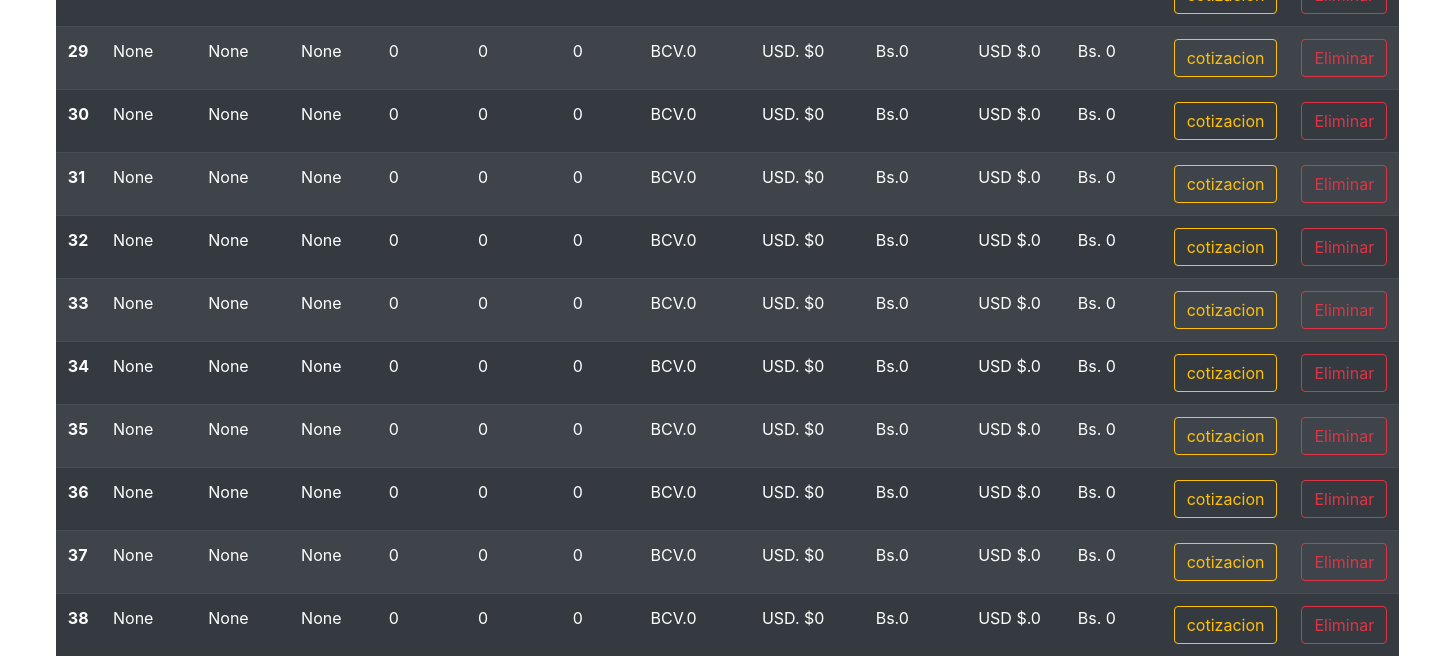
Page /listado (lower part) on the earlier database version.
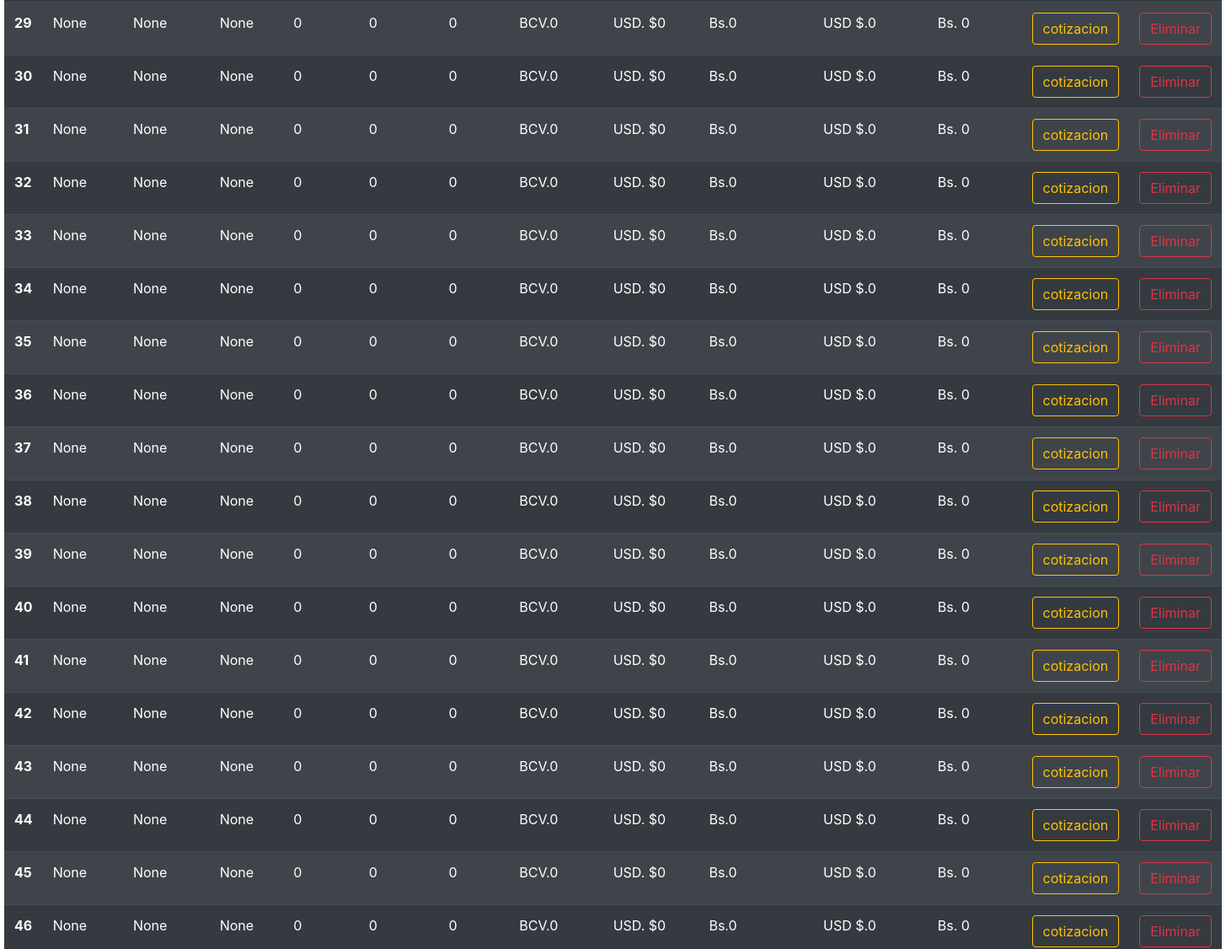
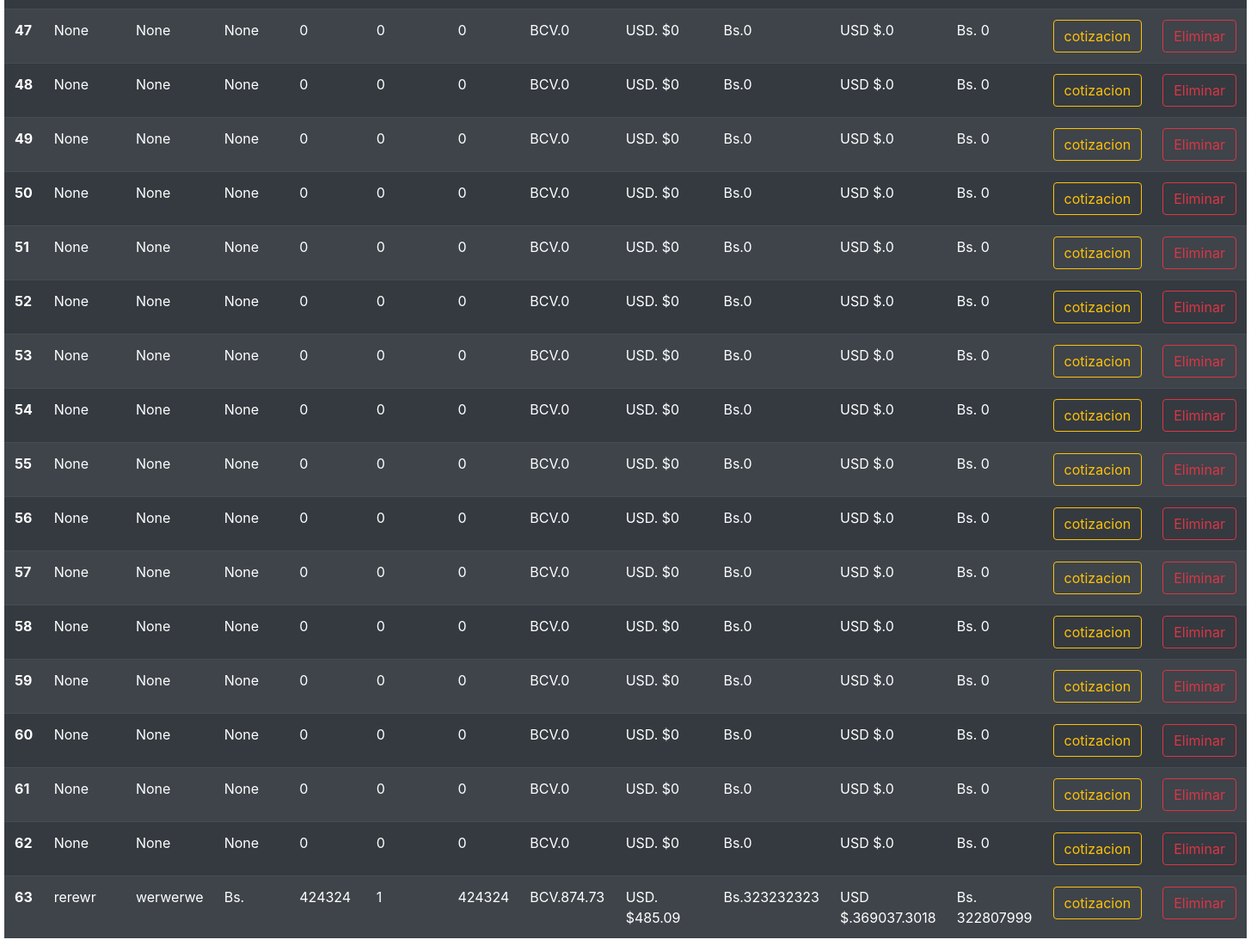
Same page on the later database version (2 pictures, top to bottom).
### tables this page shows
CREATE TABLE "productos" (
	"id"	INTEGER,
	"nombre"	TEXT,
	"marca"	TEXT,
	"moneda"	TEXT,
	"precio"	NUMERIC,
	"cantidad"	INTEGER,
	"precioporunidad"	NUMERIC,
	"tasapago"	NUMERIC,
	"precioD"	NUMERIC,
	"precio_venta"	NUMERIC,
	"ganancia_estimadaD"	NUMERIC,
	"ganancia_estimadaBs"	NUMERIC,
	PRIMARY KEY("id" AUTOINCREMENT)
);

### conect.py (the view)
@app.route('/listado')
def listado():
    conn = sqlite3.connect(DB_PATH)
    conn.row_factory = sqlite3.Row
    cursor = conn.cursor()
    cursor = conn.execute('SELECT * FROM productos')
    productos = cursor.fetchall()
    conn.close()
    return render_template('listado.html', productos=productos)

### templates/listado.html (shortened to what this page needs)
<!DOCTYPE html>
<html lang="en">
<head>
    <title>Document</title><head>
    <link rel="stylesheet" href="https://cdn.jsdelivr.net/npm/bootstrap@4.4.1/dist/css/bootstrap.min.css">
    <link rel="stylesheet" href="{{ url_for('static', filename='css/style.css') }}">
</head>
<body>
    <div>
  <table class="table table-striped table-dark"  style="width: 75%; margin-left: auto; margin-right: auto;" >
    <tbody>
      {% for producto in productos %}
      <tr>
        <th>{{ producto.id }}</th>
        <td>{{ producto.nombre }}</td>
        <td>{{ producto.marca }}</td>
        <td>{{ producto.moneda }}</td>
        <td>{{ producto.precio }}</td>
        <td>{{ producto.cantidad }}</td>
        <td>{{ producto.precioporunidad }}</td>
        <td><span>BCV.</span>{{ producto.tasapago }}</td>
        <td><span>USD. $</span>{{ producto.precioD }}</td>
        <td><span>Bs.</span>{{ producto.precio_venta }}</td>
        <td><span>USD $.</span>{{ producto.ganancia_estimadaD }}</td>
        <td><span>Bs.</span>  {{ producto.ganancia_estimadaBs }}</td>
        <td><a class="btn btn-outline-warning" href="{{ url_for('editar_productos1', productos_id=producto['id']) }}" >cotizacion</a></td>
        <td><form action="{{ url_for('eliminar_producto1', productos_id=producto.id) }}" method="post"><button class="btn btn-outline-danger"  onclick="return confirm('¿Confirmar?')"> Eliminar</button></form></td>
        {% else %}
        <tr><td>No hay productos</td></tr>
        {% endfor %}
      </tr>
    </tbody>
  </table>
</div>
</body>
</html>

Differences in the rows shown:
added productos: id "39", nombre "None", marca "None", moneda "None", precio "0", cantidad "0", precioporunidad "0", tasapago "0", precioD "0", precio_venta "0", ganancia_estimadaD "0", ganancia_estimadaBs "0"
added productos: id "40", nombre "None", marca "None", moneda "None", precio "0", cantidad "0", precioporunidad "0", tasapago "0", precioD "0", precio_venta "0", ganancia_estimadaD "0", ganancia_estimadaBs "0"
added productos: id "41", nombre "None", marca "None", moneda "None", precio "0", cantidad "0", precioporunidad "0", tasapago "0", precioD "0", precio_venta "0", ganancia_estimadaD "0", ganancia_estimadaBs "0"
added productos: id "42", nombre "None", marca "None", moneda "None", precio "0", cantidad "0", precioporunidad "0", tasapago "0", precioD "0", precio_venta "0", ganancia_estimadaD "0", ganancia_estimadaBs "0"
added productos: id "43", nombre "None", marca "None", moneda "None", precio "0", cantidad "0", precioporunidad "0", tasapago "0", precioD "0", precio_venta "0", ganancia_estimadaD "0", ganancia_estimadaBs "0"
added productos: id "44", nombre "None", marca "None", moneda "None", precio "0", cantidad "0", precioporunidad "0", tasapago "0", precioD "0", precio_venta "0", ganancia_estimadaD "0", ganancia_estimadaBs "0"
added productos: id "45", nombre "None", marca "None", moneda "None", precio "0", cantidad "0", precioporunidad "0", tasapago "0", precioD "0", precio_venta "0", ganancia_estimadaD "0", ganancia_estimadaBs "0"
added productos: id "46", nombre "None", marca "None", moneda "None", precio "0", cantidad "0", precioporunidad "0", tasapago "0", precioD "0", precio_venta "0", ganancia_estimadaD "0", ganancia_estimadaBs "0"
added productos: id "47", nombre "None", marca "None", moneda "None", precio "0", cantidad "0", precioporunidad "0", tasapago "0", precioD "0", precio_venta "0", ganancia_estimadaD "0", ganancia_estimadaBs "0"
added productos: id "48", nombre "None", marca "None", moneda "None", precio "0", cantidad "0", precioporunidad "0", tasapago "0", precioD "0", precio_venta "0", ganancia_estimadaD "0", ganancia_estimadaBs "0"
added productos: id "49", nombre "None", marca "None", moneda "None", precio "0", cantidad "0", precioporunidad "0", tasapago "0", precioD "0", precio_venta "0", ganancia_estimadaD "0", ganancia_estimadaBs "0"
added productos: id "50", nombre "None", marca "None", moneda "None", precio "0", cantidad "0", precioporunidad "0", tasapago "0", precioD "0", precio_venta "0", ganancia_estimadaD "0", ganancia_estimadaBs "0"
added productos: id "51", nombre "None", marca "None", moneda "None", precio "0", cantidad "0", precioporunidad "0", tasapago "0", precioD "0", precio_venta "0", ganancia_estimadaD "0", ganancia_estimadaBs "0"
added productos: id "52", nombre "None", marca "None", moneda "None", precio "0", cantidad "0", precioporunidad "0", tasapago "0", precioD "0", precio_venta "0", ganancia_estimadaD "0", ganancia_estimadaBs "0"
added productos: id "53", nombre "None", marca "None", moneda "None", precio "0", cantidad "0", precioporunidad "0", tasapago "0", precioD "0", precio_venta "0", ganancia_estimadaD "0", ganancia_estimadaBs "0"
added productos: id "54", nombre "None", marca "None", moneda "None", precio "0", cantidad "0", precioporunidad "0", tasapago "0", precioD "0", precio_venta "0", ganancia_estimadaD "0", ganancia_estimadaBs "0"
added productos: id "55", nombre "None", marca "None", moneda "None", precio "0", cantidad "0", precioporunidad "0", tasapago "0", precioD "0", precio_venta "0", ganancia_estimadaD "0", ganancia_estimadaBs "0"
added productos: id "56", nombre "None", marca "None", moneda "None", precio "0", cantidad "0", precioporunidad "0", tasapago "0", precioD "0", precio_venta "0", ganancia_estimadaD "0", ganancia_estimadaBs "0"
added productos: id "57", nombre "None", marca "None", moneda "None", precio "0", cantidad "0", precioporunidad "0", tasapago "0", precioD "0", precio_venta "0", ganancia_estimadaD "0", ganancia_estimadaBs "0"
added productos: id "58", nombre "None", marca "None", moneda "None", precio "0", cantidad "0", precioporunidad "0", tasapago "0", precioD "0", precio_venta "0", ganancia_estimadaD "0", ganancia_estimadaBs "0"
added productos: id "59", nombre "None", marca "None", moneda "None", precio "0", cantidad "0", precioporunidad "0", tasapago "0", precioD "0", precio_venta "0", ganancia_estimadaD "0", ganancia_estimadaBs "0"
added productos: id "60", nombre "None", marca "None", moneda "None", precio "0", cantidad "0", precioporunidad "0", tasapago "0", precioD "0", precio_venta "0", ganancia_estimadaD "0", ganancia_estimadaBs "0"
added productos: id "61", nombre "None", marca "None", moneda "None", precio "0", cantidad "0", precioporunidad "0", tasapago "0", precioD "0", precio_venta "0", ganancia_estimadaD "0", ganancia_estimadaBs "0"
added productos: id "62", nombre "None", marca "None", moneda "None", precio "0", cantidad "0", precioporunidad "0", tasapago "0", precioD "0", precio_venta "0", ganancia_estimadaD "0", ganancia_estimadaBs "0"
added productos: id "63", nombre "rerewr", marca "werwerwe", moneda "Bs.", precio "424324", cantidad "1", precioporunidad "424324", tasapago "874.73", precioD "485.09", precio_venta "323232323", ganancia_estimadaD "369037.3018", ganancia_estimadaBs "322807999"
